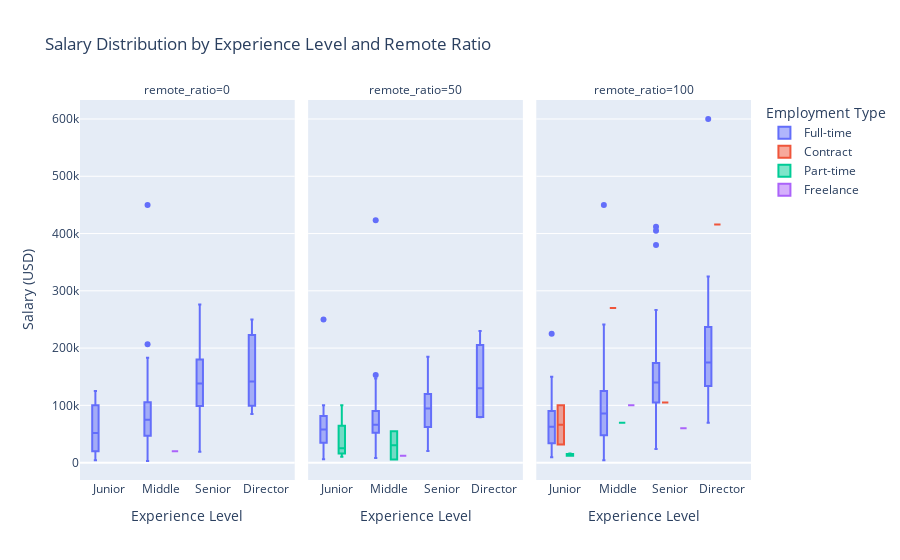

Here is the notebook cell this chart was saved with:
### Markdown cell above
###

### Code cell
salaries_dist_2 = px.box(
    df,
    x='experience_level',
    y='salary_in_usd',
    color='employment_type',
    facet_col='remote_ratio',
    title='Salary Distribution by Experience Level and Remote Ratio',
    labels={'experience_level': 'Experience Level', 'salary_in_usd': 'Salary (USD)', 'employment_type': 'Employment Type'}
)

salaries_dist_2.update_layout(
    xaxis=dict(
        categoryorder='array',
        categoryarray=['Junior', 'Middle', 'Senior', 'Director']
    )
)

salaries_dist_2.show()

### Figure 1 — Plotly figure (JSON) as saved in the notebook; plotly's stock layout.template omitted (floating-point values rounded to 4 significant figures; data arrays with more than 128 entries replaced by an {"elided": "..."} marker saying what was removed)
{"data": [{"alignmentgroup": "True", "hovertemplate": "Employment Type=Full-time<br>remote_ratio=0<br>Experience Level=%{x}<br>Salary (USD)=%{y}<extra></extra>", "legendgroup": "Full-time", "marker": {"color": "#636efa"}, "name": "Full-time", "notched": false, "offsetgroup": "Full-time", "orientation": "v", "showlegend": true, "type": "box", "x": ["Middle", "Senior", "Middle", "Junior", "Middle", "Junior", "Middle", "Middle", "Middle", "Senior", "Middle", "Middle", "Junior", "Junior", "Senior", "Senior", "Middle", "Middle", "Middle", "Junior", "Middle", "Junior", "Senior", "Senior", "Senior", "Senior", "Director", "Director", "Middle", "Middle", "Middle", "Middle", "Middle", "Senior", "Senior", "Junior", "Middle", "Senior", "Middle", "Junior", "Middle", "Director", "Senior", "Middle", "Middle", "Senior", "Junior", "Junior", "Middle", "Middle", "Senior", "Senior", "Senior", "Senior", "Middle", "Middle", "Middle", "Middle", "Middle", "Middle", "Senior", "Senior", "Senior", "Senior", "Senior", "Senior", "Senior", "Senior", "Senior", "Senior", "Senior", "Senior", "Senior", "Senior", "Middle", "Senior", "Senior", "Middle", "Middle", "Senior", "Senior", "Middle", "Middle", "Middle", "Middle", "Senior", "Senior", "Middle", "Middle", "Middle", "Middle", "Middle", "Senior", "Senior", "Middle", "Senior", "Senior", "Senior", "Senior", "Junior", "Senior", "Middle", "Middle", "Middle", "Junior", "Middle", "Middle", "Middle", "Middle", "Middle", "Middle", "Middle", "Senior", "Senior", "Senior", "Senior", "Senior", "Senior", "Senior", "Senior", "Middle", "Middle", "Senior", "Junior", "Junior", "Senior"], "x0": " ", "xaxis": "x", "y": [79833, 260000, 20000, 51321, 40481, 39916, 43331, 98000, 115000, 33511, 450000, 50180, 6072, 49268, 91237, 276000, 75000, 62000, 73000, 110037, 9466, 100000, 220000, 240000, 150000, 168000, 85000, 250000, 2859, 22611, 26005, 18000, 12901, 165000, 120000, 5882, 33808, 135000, 110000, 4000, 12103, 141846, 66265, 93150, 111775, 18907, 76833, 100000, 130000, 90000, 117789, 104702, 99000, 116000, 106260, 126500, 65438, 39263, 78526, 52351, 181940, 132320, 220110, 160080, 180000, 120000, 108800, 95550, 113000, 78526, 65438, 150000, 160000, 136000, 58000, 189650, 164996, 54957, 54957, 132000, 164000, 124333, 98158, 120000, 117789, 115934, 81666, 98158, 58000, 71982, 45807, 63900, 180000, 80000, 82900, 140400, 189650, 164996, 215300, 125000, 87932, 183228, 91614, 64849, 20000, 122346, 85000, 75000, 141300, 102100, 206699, 99100, 205300, 140400, 70500, 205300, 140400, 205300, 184700, 54000, 65438, 45807, 99000, 67000, 52000, 129000], "y0": " ", "yaxis": "y"}, {"alignmentgroup": "True", "hovertemplate": "Employment Type=Full-time<br>remote_ratio=50<br>Experience Level=%{x}<br>Salary (USD)=%{y}<extra></extra>", "legendgroup": "Full-time", "marker": {"color": "#636efa"}, "name": "Full-time", "notched": false, "offsetgroup": "Full-time", "orientation": "v", "showlegend": false, "type": "box", "x": ["Senior", "Senior", "Middle", "Senior", "Middle", "Junior", "Senior", "Junior", "Senior", "Middle", "Middle", "Junior", "Director", "Middle", "Middle", "Junior", "Senior", "Junior", "Middle", "Middle", "Junior", "Senior", "Middle", "Junior", "Junior", "Middle", "Middle", "Middle", "Senior", "Middle", "Senior", "Senior", "Junior", "Junior", "Middle", "Middle", "Senior", "Middle", "Senior", "Middle", "Director", "Middle", "Junior", "Director", "Junior", "Senior", "Junior", "Middle", "Senior", "Senior", "Middle", "Junior", "Senior", "Middle", "Senior", "Middle", "Middle", "Middle", "Middle", "Junior", "Middle", "Middle", "Middle", "Middle", "Junior", "Middle", "Junior", "Senior", "Middle", "Senior", "Senior", "Middle", "Senior", "Senior", "Junior", "Senior", "Junior", "Senior", "Middle", "Senior", "Middle", "Middle", "Director", "Director", "Middle", "Middle", "Junior", "Senior", "Middle", "Senior", "Junior", "Middle"], "x0": " ", "xaxis": "x2", "y": [109024, 150000, 35735, 125000, 8000, 5707, 47899, 42000, 117104, 46759, 74130, 250000, 79833, 112872, 70139, 45896, 120000, 62726, 62726, 42197, 82528, 53192, 54238, 59102, 29751, 89294, 36259, 51519, 94564, 60000, 120000, 40570, 100000, 49646, 63711, 77364, 82744, 62649, 127221, 423000, 230000, 28369, 63831, 130026, 55000, 60757, 81000, 90734, 61896, 76833, 74000, 21844, 96113, 147000, 54094, 61467, 24823, 56738, 66022, 24823, 90734, 116914, 56256, 88654, 21637, 72212, 36643, 96282, 115000, 99703, 185000, 130000, 63831, 160000, 65013, 77684, 58000, 20171, 69999, 94665, 109000, 51064, 79039, 196979, 37236, 58255, 100000, 144000, 153000, 93427, 86703, 70912], "y0": " ", "yaxis": "y2"}, {"alignmentgroup": "True", "hovertemplate": "Employment Type=Full-time<br>remote_ratio=100<br>Experience Level=%{x}<br>Salary (USD)=%{y}<extra></extra>", "legendgroup": "Full-time", "marker": {"color": "#636efa"}, "name": "Full-time", "notched": false, "offsetgroup": "Full-time", "orientation": "v", "showlegend": false, "type": "box", "x": {"elided": "370 str values"}, "x0": " ", "xaxis": "x3", "y": {"elided": "370 int values"}, "y0": " ", "yaxis": "y3"}, {"alignmentgroup": "True", "hovertemplate": "Employment Type=Contract<br>remote_ratio=100<br>Experience Level=%{x}<br>Salary (USD)=%{y}<extra></extra>", "legendgroup": "Contract", "marker": {"color": "#EF553B"}, "name": "Contract", "notched": false, "offsetgroup": "Contract", "orientation": "v", "showlegend": true, "type": "box", "x": ["Junior", "Middle", "Director", "Senior", "Junior"], "x0": " ", "xaxis": "x3", "y": [100000, 270000, 416000, 105000, 31875], "y0": " ", "yaxis": "y3"}, {"alignmentgroup": "True", "hovertemplate": "Employment Type=Part-time<br>remote_ratio=50<br>Experience Level=%{x}<br>Salary (USD)=%{y}<extra></extra>", "legendgroup": "Part-time", "marker": {"color": "#00cc96"}, "name": "Part-time", "notched": false, "offsetgroup": "Part-time", "orientation": "v", "showlegend": true, "type": "box", "x": ["Junior", "Middle", "Junior", "Junior", "Middle", "Junior"], "x0": " ", "xaxis": "x2", "y": [21669, 5409, 10354, 28609, 54957, 100000], "y0": " ", "yaxis": "y2"}, {"alignmentgroup": "True", "hovertemplate": "Employment Type=Part-time<br>remote_ratio=100<br>Experience Level=%{x}<br>Salary (USD)=%{y}<extra></extra>", "legendgroup": "Part-time", "marker": {"color": "#00cc96"}, "name": "Part-time", "notched": false, "offsetgroup": "Part-time", "orientation": "v", "showlegend": false, "type": "box", "x": ["Junior", "Junior", "Junior", "Middle"], "x0": " ", "xaxis": "x3", "y": [15966, 12000, 12000, 69741], "y0": " ", "yaxis": "y3"}, {"alignmentgroup": "True", "hovertemplate": "Employment Type=Freelance<br>remote_ratio=0<br>Experience Level=%{x}<br>Salary (USD)=%{y}<extra></extra>", "legendgroup": "Freelance", "marker": {"color": "#ab63fa"}, "name": "Freelance", "notched": false, "offsetgroup": "Freelance", "orientation": "v", "showlegend": true, "type": "box", "x": ["Middle"], "x0": " ", "xaxis": "x", "y": [20000], "y0": " ", "yaxis": "y"}, {"alignmentgroup": "True", "hovertemplate": "Employment Type=Freelance<br>remote_ratio=50<br>Experience Level=%{x}<br>Salary (USD)=%{y}<extra></extra>", "legendgroup": "Freelance", "marker": {"color": "#ab63fa"}, "name": "Freelance", "notched": false, "offsetgroup": "Freelance", "orientation": "v", "showlegend": false, "type": "box", "x": ["Middle"], "x0": " ", "xaxis": "x2", "y": [12000], "y0": " ", "yaxis": "y2"}, {"alignmentgroup": "True", "hovertemplate": "Employment Type=Freelance<br>remote_ratio=100<br>Experience Level=%{x}<br>Salary (USD)=%{y}<extra></extra>", "legendgroup": "Freelance", "marker": {"color": "#ab63fa"}, "name": "Freelance", "notched": false, "offsetgroup": "Freelance", "orientation": "v", "showlegend": false, "type": "box", "x": ["Senior", "Middle"], "x0": " ", "xaxis": "x3", "y": [60000, 100000], "y0": " ", "yaxis": "y3"}], "layout": {"annotations": [{"font": {}, "showarrow": false, "text": "remote_ratio=0", "x": 0.16, "xanchor": "center", "xref": "paper", "y": 1, "yanchor": "bottom", "yref": "paper"}, {"font": {}, "showarrow": false, "text": "remote_ratio=50", "x": 0.5, "xanchor": "center", "xref": "paper", "y": 1, "yanchor": "bottom", "yref": "paper"}, {"font": {}, "showarrow": false, "text": "remote_ratio=100", "x": 0.84, "xanchor": "center", "xref": "paper", "y": 1, "yanchor": "bottom", "yref": "paper"}], "boxmode": "group", "legend": {"title": {"text": "Employment Type"}, "tracegroupgap": 0}, "title": {"text": "Salary Distribution by Experience Level and Remote Ratio"}, "xaxis": {"anchor": "y", "categoryarray": ["Junior", "Middle", "Senior", "Director"], "categoryorder": "array", "domain": [0, 0.32], "title": {"text": "Experience Level"}}, "xaxis2": {"anchor": "y2", "domain": [0.34, 0.66], "matches": "x", "title": {"text": "Experience Level"}}, "xaxis3": {"anchor": "y3", "domain": [0.68, 1.0], "matches": "x", "title": {"text": "Experience Level"}}, "yaxis": {"anchor": "x", "domain": [0, 1], "title": {"text": "Salary (USD)"}}, "yaxis2": {"anchor": "x2", "domain": [0, 1], "matches": "y", "showticklabels": false}, "yaxis3": {"anchor": "x3", "domain": [0, 1], "matches": "y", "showticklabels": false}}}
